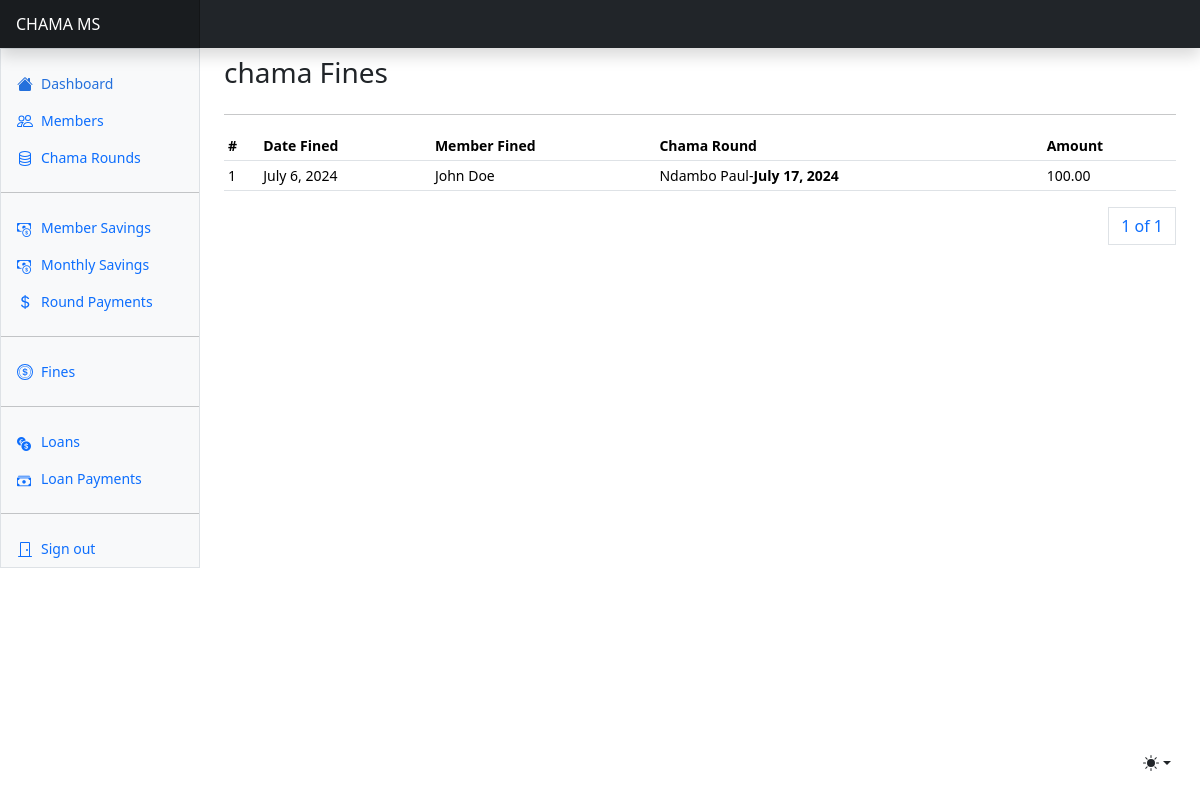
/payments/chama-fines/, run on an earlier commit of the app's database.
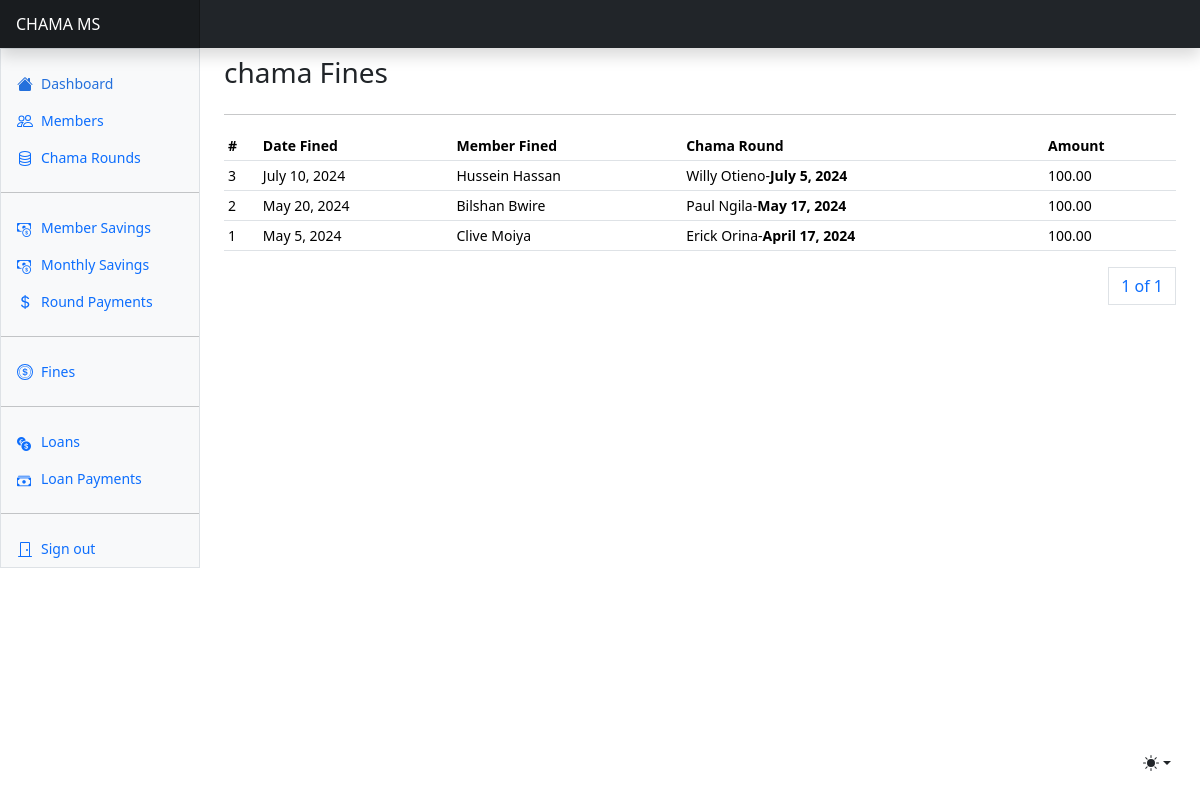
And on a later commit of the database.
### finance/models.py (models this page shows, shortened)
class ChamaFine(AbstractBaseModel):
    member = models.ForeignKey("users.User", on_delete=models.SET_NULL, null=True, related_name="memberfines")
    merigoround = models.ForeignKey(MeriGoRound, on_delete=models.CASCADE, null=True)
    amount_fined = models.DecimalField(max_digits=100, decimal_places=2, default=100)

class MeriGoRound(AbstractBaseModel):
    member = models.ForeignKey("users.User", on_delete=models.CASCADE)
    round_date = models.DateField()
    amount_expected = models.DecimalField(max_digits=100, decimal_places=2, default=0)
    amount_raised = models.DecimalField(max_digits=100, decimal_places=2, default=0)
    done = models.BooleanField(default=False)
    def __str__(self):
        return self.member.first_name + " " + self.member.last_name

### users/models.py (models this page shows, shortened)
class User(AbstractUser, AbstractBaseModel):
    role = models.CharField(max_length=255, choices=USER_ROLES)
    id_number = models.CharField(max_length=255)
    phone_number = models.CharField(max_length=255)
    gender = models.CharField(max_length=255, null=True, blank=True)
    date_joined = models.DateField(null=True)
    address = models.CharField(max_length=255, null=True, blank=True)
    city = models.CharField(max_length=255, null=True)
    county = models.CharField(max_length=255, null=True, blank=True)
    country = models.CharField(max_length=255, null=True, blank=True)
    round_number = models.IntegerField(default=0, null=True, blank=True)
    def __str__(self):
        return f"{self.first_name} {self.last_name}"

### finance/views.py (the view)
# urls.py: path("chama-fines/", chama_fines, name="chama-fines"),
def chama_fines(request):
    chama_fines = ChamaFine.objects.all().order_by("-created")
    if request.method == "POST":
        search_text = request.POST.get("search_text")
        print(f"Search Text: {search_text}")
        chama_fines = ChamaFine.objects.filter(Q(member__first_name__icontains=search_text) | Q(member__last_name__icontains=search_text))
    paginator = Paginator(chama_fines, 13)
    page_number = request.GET.get("page")
    page_obj = paginator.get_page(page_number)
    context = {
        "page_obj": page_obj
    }
    return render(request, "payments/chama_fines.html", context)

### templates/payments/chama_fines.html (shortened to what this page needs)
{% extends "base.html" %}
{% block content %}
<div class="row mt-2">
    <div class="col">
        <h3>chama Fines</h3>
    </div>
</div>
<hr/>
      <div class="table-responsive small">
        <table class="table table-sm">
          <thead>
            <tr>
              <th scope="col">#</th>
              <th scope="col">Date Fined</th>
              <th scope="col">Member Fined</th>
              <th scope="col">Chama Round</th>
              <th scope="col">Amount</th>
            </tr>
          </thead>
          <tbody>
            {% for fine in page_obj %}
            <tr>
              <td>{{fine.id}}</td>
              <td>{{fine.created.date}}</td>
              <td>{{fine.member}}</td>
              <td>{{fine.merigoround}}-<b>{{fine.merigoround.round_date}}</b></td>
              <td>{{fine.amount_fined}}</td>
            {% endfor %}
          </tbody>
        </table>
        <div>
          <nav aria-label="Page navigation example">
            <ul class="pagination justify-content-end">
              <a class="page-link" href="#">{{ page_obj.number }} of {{ page_obj.paginator.num_pages }}</a>
            </ul>
          </nav>
        </div>
      </div>
{% endblock content %}

### templates/base.html (shortened to what this page needs)
{% load static %}
<!doctype html>
<html lang="en" data-bs-theme="auto">
  <head><script src="{% static 'assets/js/color-modes.js' %}"></script>
    <link rel="stylesheet" href="https://cdn.jsdelivr.net/npm/@docsearch/css@3">
<link href="{%  static 'assets/dist/css/bootstrap.min.css' %}" rel="stylesheet">
<link rel="stylesheet" href="https://cdnjs.cloudflare.com/ajax/libs/font-awesome/6.5.1/css/all.min.css" />
<link rel="stylesheet" href="https://cdnjs.cloudflare.com/ajax/libs/select2/4.0.13/css/select2.min.css">
    <link href="https://cdn.jsdelivr.net/npm/bootstrap-icons@1.10.3/font/bootstrap-icons.css" rel="stylesheet">
    <link rel="stylesheet" href="https://cdn.jsdelivr.net/npm/bootstrap@5.3.2/dist/css/bootstrap.min.css">
    <link href="{% static 'dashboard.css' %}" rel="stylesheet">
  </head>
  <body>
    <div class="dropdown position-fixed bottom-0 end-0 mb-3 me-3 bd-mode-toggle">
      <button class="btn btn-bd-primary py-2 dropdown-toggle d-flex align-items-center"
              id="bd-theme"
              type="button"
              aria-expanded="false"
              data-bs-toggle="dropdown"
              aria-label="Toggle theme (auto)">
        <svg class="bi my-1 theme-icon-active" width="1em" height="1em"><use href="#circle-half"></use></svg>
      </button>
    </div>
<header class="navbar sticky-top bg-dark flex-md-nowrap p-0 shadow" data-bs-theme="dark">
  <a class="navbar-brand col-md-3 col-lg-2 me-0 px-3 fs-6 text-white" href="{% url 'home' %}">CHAMA MS</a>
</header>
<div class="container-fluid">
  <div class="row">
    {% include "includes/sidebar.html" %}
    <main class="col-md-9 ms-sm-auto col-lg-10 px-md-4">
      {% block content %}
      {% endblock content %}
  </main>
  </div>
</div>
    <script src="{% static 'dashboard.js' %}"></script></body>
</html>

### templates/includes/sidebar.html (shortened to what this page needs)
<div class="sidebar border border-right col-md-3 col-lg-2 p-0 bg-body-tertiary">
    <div class="offcanvas-md offcanvas-end bg-body-tertiary" tabindex="-1" id="sidebarMenu" aria-labelledby="sidebarMenuLabel">
      <div class="offcanvas-body d-md-flex flex-column p-0 pt-lg-3 overflow-y-auto">
        <ul class="nav flex-column">
          <li class="nav-item">
            <a class="nav-link d-flex align-items-center gap-2 active" aria-current="page" href="{% url 'home' %}">
              <svg class="bi"><use xlink:href="#house-fill"/></svg>
              Dashboard
            </a>
          </li>
          <li class="nav-item">
            <a class="nav-link d-flex align-items-center gap-2" href="{% url 'members' %}">
              <svg class="bi"><use xlink:href="#people"/></svg>
              Members
            </a>
          </li>
          <li class="nav-item">
            <a class="nav-link d-flex align-items-center gap-2" href="{% url 'chama-rounds' %}">
              Chama Rounds
            </a>
          </li>
          <hr>
          <li class="nav-item">
            <a class="nav-link d-flex align-items-center gap-2" href="{% url 'total-savings' %}">
              <i class="bi bi-cash-coin"></i>
              Member Savings
            </a>
          </li>
          <li class="nav-item">
            <a class="nav-link d-flex align-items-center gap-2" href="{% url 'members-savings' %}">
              <i class="bi bi-cash-coin"></i>
              Monthly Savings
            </a>
          </li>
          <li class="nav-item">
            <a class="nav-link d-flex align-items-center gap-2" href="{% url 'chama-payments' %}">
              Round Payments
            </a>
          </li>
          <hr>
          <li class="nav-item">
            <a class="nav-link d-flex align-items-center gap-2" href="{% url 'chama-fines' %}">
              Fines
            </a>
          </li>
          <hr>
          <li class="nav-item">
            <a class="nav-link d-flex align-items-center gap-2" href="{% url 'loans' %}">
              <i class="bi bi-currency-exchange"></i>
              Loans
            </a>
          </li>
          <li class="nav-item">
            <a class="nav-link d-flex align-items-center gap-2" href="{% url 'loan-payments' %}">
              <i class="bi bi-cash-stack"></i>
              Loan Payments
            </a>
          </li>
        </ul>
        <hr class="my-3">
        <ul class="nav flex-column mb-auto">
          <li class="nav-item">
            <a class="nav-link d-flex align-items-center gap-2" href="{% url 'logout' %}">
              <svg class="bi"><use xlink:href="#door-closed"/></svg>
              Sign out
            </a>
          </li>
        </ul>
      </div>
    </div>
  </div>

### static/dashboard.css (style rules this page uses)
.bi { display: inline-block; width: 1rem; height: 1rem; }
.sidebar .nav-link { font-size: .875rem; font-weight: 500; }
.sidebar .nav-link.active { color: #2470dc; }
.navbar-brand { padding-top: .75rem; padding-bottom: .75rem; background-color: rgba(0, 0, 0, .25); box-shadow: inset -1px 0 0 rgba(0, 0, 0, .25); }

### templates/base.html (style rules this page uses)
.bi { vertical-align: -.125em; fill: currentColor; }
.btn-bd-primary { --bd-violet-bg: #712cf9; --bd-violet-rgb: 112.520718, 44.062154, 249.437846; --bs-btn-font-weight: 600; --bs-btn-color: var(--bs-white); --bs-btn-bg: var(--bd-violet-bg); --bs-btn-border-color: var(--bd-violet-bg); --bs-btn-hover-color: var(--bs-white); --bs-btn-hover-bg: #6528e0; --bs-btn-hover-border-color: #6528e0; --bs-btn-focus-shadow-rgb: var(--bd-violet-rgb); --bs-btn-active-color: var(--bs-btn-hover-color); --bs-btn-active-bg: #5a23c8; --bs-btn-active-border-color: #5a23c8; }
.bd-mode-toggle { z-index: 1500; }

What changed in the data, as far as the page shows it:
added ChamaFine: id "3", created "July 10, 2024", member "Hussein Hassan", merigoround "Willy Otieno", merigoround.round_date "July 5, 2024", amount_fined "100.00"
added ChamaFine: id "2", created "May 20, 2024", member "Bilshan Bwire", merigoround "Paul Ngila", merigoround.round_date "May 17, 2024", amount_fined "100.00"
changed ChamaFine id 1: created "July 6, 2024" → "May 5, 2024"; member "John Doe" → "Clive Moiya"; merigoround "Ndambo Paul" → "Erick Orina"; merigoround.round_date "July 17, 2024" → "April 17, 2024"
